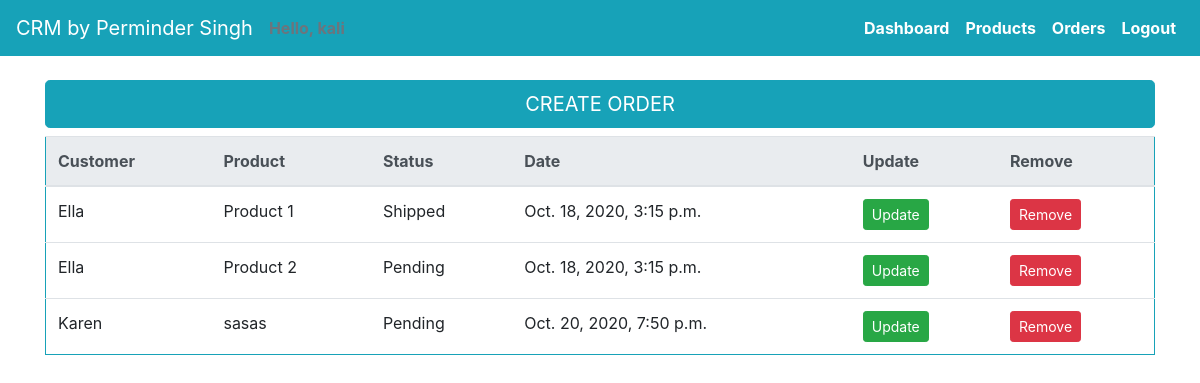
Screenshot of /orders/ (signed in) with the database file from the repository.
### users/models.py (models this page shows, shortened)
class Order(models.Model):
	STATUS = (
		('Pending', 'Pending'),
		('Shipped', 'Shipped'),
		('Delivered', 'Delivered'),
		)
	customer = models.ForeignKey(Customer, on_delete = models.SET_NULL, null=True)
	product = models.ForeignKey(Product, on_delete = models.SET_NULL, null=True)
	status = models.CharField(max_length = 200, null=True, choices=STATUS)
	date_created  = models.DateTimeField(auto_now_add=True)
	tags = models.ManyToManyField(Tag)

class Customer(models.Model):
	first_name = models.CharField(max_length=50, null=True)
	last_name = models.CharField(max_length=50, null=True)
	email = models.EmailField(null=True)
	phone = models.IntegerField(null=True)
	date_created  = models.DateTimeField(auto_now_add=True)
	def __str__(self):
		return self.first_name

class Product(models.Model):
	CATEGORY = (
		('Cat 1 ', 'Cat 1 '),
		('Cat 2 ', 'Cat 2 '),
		('Cat 3 ', 'Cat 3 '),
		)
	name = models.CharField(max_length=200, null=True)
	description = models.CharField(max_length=200, null=True)
	price = models.FloatField(null=True)
	category = models.CharField(max_length = 200, null=True, choices=CATEGORY)
	date_created  = models.DateTimeField(auto_now_add=True)
	def __str__(self):
		return self.name

### users/views.py (the view)
# urls.py: path('orders/',views.orders , name="orders"),
@login_required(login_url='login')
def orders(request):
	order = Order.objects.all()
	return render( request, 'orders.html', {'order': order})

### users/templates/orders.html
{% extends 'base.html' %}
{% block navbar %}
{% include 'navbar.html' %}
{% endblock navbar %}
{% block content %}
<div class="container mt-4 ">
    <div class="row">
        <div class="col  mx-auto">
            <a href="{% url 'createOrder' %}"><button class="btn btn-info btn-lg btn-block">CREATE ORDER</button></a>
            <table class="table mt-2 border border-info">
                <thead class="thead-light">
                    <tr>
                        <th scope="col">Customer</th>
                        <th scope="col">Product</th>
                        <th scope="col">Status</th>
                        <th scope="col">Date</th>
                        <th scope="col">Update</th>
                        <th scope="col">Remove</th>
                    </tr>
                </thead>
                <tbody>
                    {% for cx in order %}
                    <tr>
                        <td> {{ cx.customer }} </td>
                        <td>{{ cx.product }}</td>
                        <td>{{ cx.status }}</td>
                        <td>{{ cx.date_created }}</td>
                        <td><a class="btn btn-sm btn-success " href="{% url 'updateOrder' cx.id %}">Update</a></td>
                        <td><a class="btn btn-sm btn-danger " href="{% url 'deleteOrder' cx.id %}">Remove</a></td>
                    </tr>
                    {% endfor %}
                </tbody>
            </table>
        </div>
    </div>
</div>
{% endblock %}

### rows the page displays
Order: customer "Ella", product "Product 1", status "Shipped", date_created "Oct. 18, 2020, 3:15 p.m."
Order: customer "Ella", product "Product 2", status "Pending", date_created "Oct. 18, 2020, 3:15 p.m."
Order: customer "Karen", product "sasas", status "Pending", date_created "Oct. 20, 2020, 7:50 p.m."
